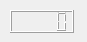
<?xml version="1.0" encoding="UTF-8"?>
<ui version="4.0">
 <class>Frame</class>
 <widget class="QFrame" name="Frame">
  <property name="geometry">
   <rect>
    <x>0</x>
    <y>0</y>
    <width>87</width>
    <height>42</height>
   </rect>
  </property>
  <property name="windowTitle">
   <string>Frame</string>
  </property>
  <property name="frameShadow">
   <enum>QFrame::Raised</enum>
  </property>
  <widget class="QLCDNumber" name="lcdNumber">
   <property name="geometry">
    <rect>
     <x>10</x>
     <y>10</y>
     <width>64</width>
     <height>23</height>
    </rect>
   </property>
  </widget>
 </widget>
 <resources/>
 <connections/>
</ui>
